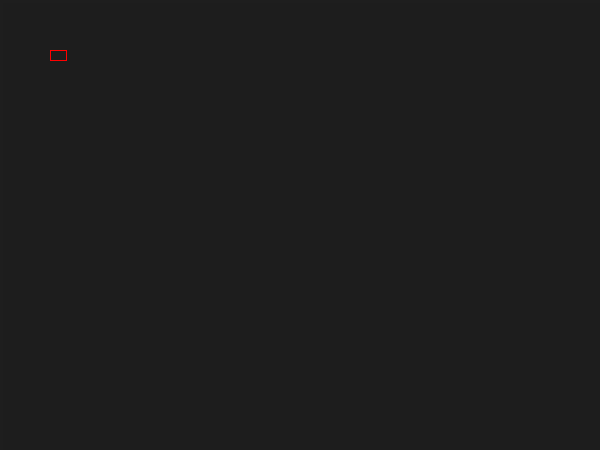
Frame 1 (no input)
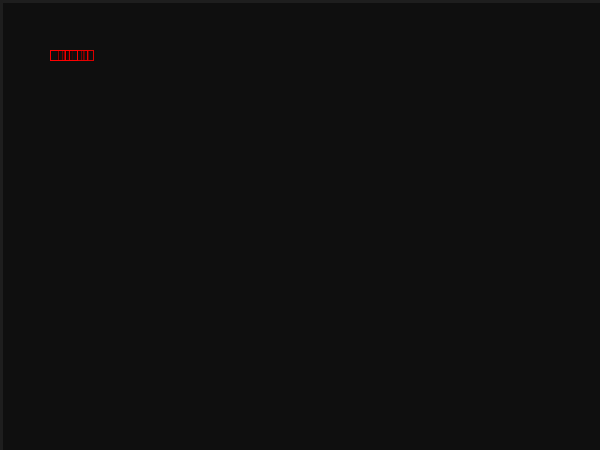
Frame 60 (the mouse pressed at the canvas centre just before this capture)
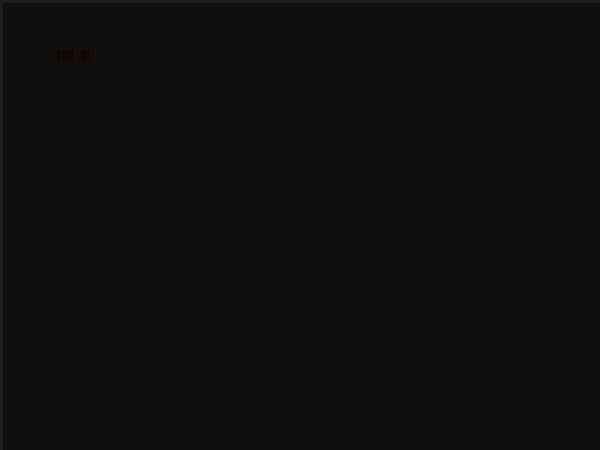
Frame 120 (the mouse held since frame 60 and released just before this capture)

The Processing sketch that drew these frames (run headless with seeded random() and noise(); from frame 60 on, the mouse is pressed at the canvas centre):

// Processing sketch: processing_56634
// ── processing_56634.pde

int mida = 100;
 
void setup()
{
  size(600, 450);
  background(30);
 
  smooth();
  noCursor();
  colorMode(HSB, 360, 100, 100);
 
  frameRate(30);
}
 
void draw() {
  noStroke();
  colorMode(RGB,255);
  fill(0,8);
  rect(3,3,width,height);

  colorMode(HSB, 360, 100, 100);
 
  translate(mouseX, mouseY);
 
  if (mousePressed) {
    //dibuixRodona();
  }
  else {
    int p = int(random(2));
    dibuixEstrella(p);
  }
}
 
void dibuixRodona() {
  noStroke();
  //fill(250, 10);
 // ellipse(2, 0, mida, mida);
}
 
void dibuixEstrella(int puntes) {
  stroke(map(mouseX, 0, width, 0, 360), 150, 150);
  for (int i = 0; i<puntes; i++) {
    rotate(PI*mouseY/height );
  rect(50, 50, random(5,50), 10);
  }
} 
 
void keyPressed() {
  switch(key) {
  case '+':
    mida++;
    break;
  case '-':
    mida--;
    break;
  case ' ':
    background(0);
    break;
  }
}
